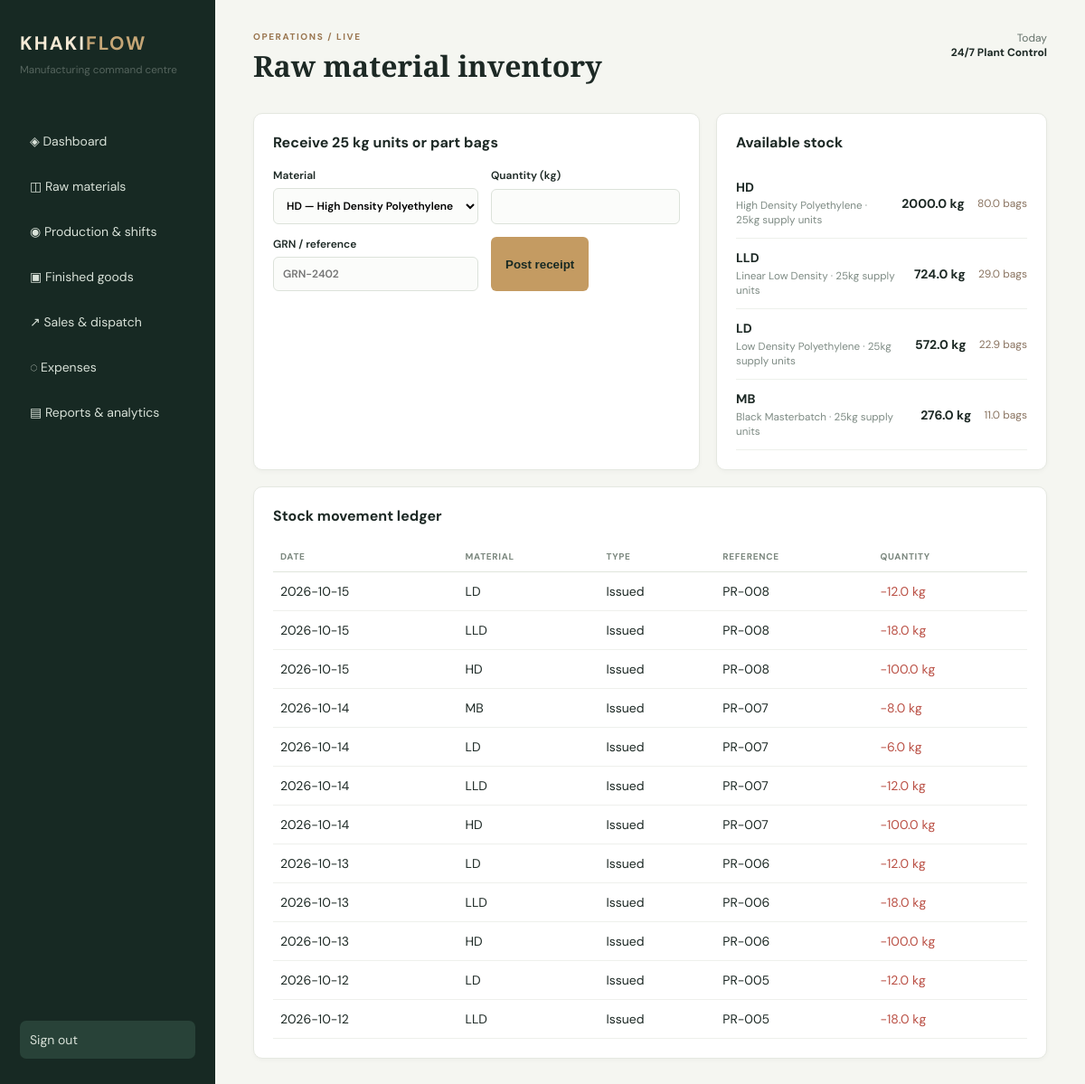
The app's page /raw-materials (signed in) with its own data.
### models.py (models this page shows)
class RawMaterial(db.Model):
    id = db.Column(db.Integer, primary_key=True); code = db.Column(db.String(12), unique=True, nullable=False); name = db.Column(db.String(50), nullable=False); unit_cost = db.Column(db.Float, nullable=False)

class MaterialMovement(db.Model):
    id = db.Column(db.Integer, primary_key=True); material_id = db.Column(db.Integer, db.ForeignKey('raw_material.id'), nullable=False); movement_date = db.Column(db.Date, nullable=False); movement_type = db.Column(db.String(20), nullable=False); quantity_kg = db.Column(db.Float, nullable=False); reference = db.Column(db.String(40), nullable=False); material = db.relationship('RawMaterial')

### app.py (the view, shortened to what this page needs)
 @app.route('/raw-materials',methods=['GET','POST'])
 def raw_materials():
  return render_template('raw_materials.html',materials=RawMaterial.query.all(),moves=MaterialMovement.query.order_by(MaterialMovement.id.desc()).limit(12).all())

### app.py (called while the page is built)
def stock(mid): return round(sum(x.quantity_kg for x in MaterialMovement.query.filter_by(material_id=mid)),2)

### templates/raw_materials.html
{%extends 'base.html'%}{%set title='Raw material inventory'%}{%block content%}<section class="grid two"><article><h2>Receive 25 kg units or part bags</h2><form method="post" class="formgrid"><label>Material<select name="material_id">{%for m in materials%}<option value="{{m.id}}">{{m.code}} — {{m.name}}</option>{%endfor%}</select></label><label>Quantity (kg)<input name="quantity" type="number" step=".1" required></label><label>GRN / reference<input name="reference" placeholder="GRN-2402"></label><button>Post receipt</button></form></article><article><h2>Available stock</h2>{%for m in materials%}<div class="stockline"><span><b>{{m.code}}</b><small>{{m.name}} · 25kg supply units</small></span><b>{{stock(m.id)}} kg</b><em>{{(stock(m.id)/25)|round(1)}} bags</em></div>{%endfor%}</article></section><article><h2>Stock movement ledger</h2><table><tr><th>Date</th><th>Material</th><th>Type</th><th>Reference</th><th>Quantity</th></tr>{%for x in moves%}<tr><td>{{x.movement_date}}</td><td>{{x.material.code}}</td><td>{{x.movement_type}}</td><td>{{x.reference}}</td><td class="{{'red' if x.quantity_kg<0 else 'green'}}">{{x.quantity_kg}} kg</td></tr>{%endfor%}</table></article>{%endblock%}

### static/style.css (style rules this page uses)
* { box-sizing:border-box }
body { margin:0;background:#f5f6f1;color:#1d2925;font:14px 'DM Sans',sans-serif }
.kpis>div,article { background:#fff;border:1px solid #e5e8e1;border-radius:10px;padding:21px;box-shadow:0 2px 5px #17292308 }
.kpis small,.muted,small { color:#7e8b84 }
.red { color:#ba5045 }
.grid { display:grid;gap:18px;margin-bottom:18px }
.two { grid-template-columns:1.35fr 1fr }
h2 { margin:0 0 18px;font-size:16px }
.stockline { display:grid;grid-template-columns:1fr auto auto;gap:14px;align-items:center;padding:12px 0;border-bottom:1px solid #edf0eb }
.stockline small { display:block;margin-top:3px }
.stockline em { font-style:normal;color:#8a7461;font-size:12px;text-align:right }
table { width:100%;border-collapse:collapse;text-align:left }
th { font-size:10px;text-transform:uppercase;letter-spacing:.7px;color:#7c887f;padding:10px 8px;border-bottom:1px solid #dfe5dc }
td { padding:12px 8px;border-bottom:1px solid #eef0ec }
.formgrid { display:grid;grid-template-columns:1fr 1fr;gap:14px }
.formgrid label { display:grid;gap:6px;font-size:12px;font-weight:600 }
input,select { border:1px solid #dce2da;border-radius:6px;padding:10px;font:inherit;background:#fbfcfa }
button { border:0;border-radius:6px;background:#c49b62;color:#172923;padding:12px 16px;font-weight:bold;cursor:pointer;width:max-content }

### records on screen
RawMaterial: code "HD", name "High Density Polyethylene"
MaterialMovement: quantity_kg.quantity_kg "2000.0", (stock(m.id)/25)|round(1) "80.0"
RawMaterial: code "LLD", name "Linear Low Density"
MaterialMovement: quantity_kg.quantity_kg "724.0", (stock(m.id)/25)|round(1) "29.0"
RawMaterial: code "LD", name "Low Density Polyethylene"
MaterialMovement: quantity_kg.quantity_kg "572.0", (stock(m.id)/25)|round(1) "22.9"
RawMaterial: code "MB", name "Black Masterbatch"
MaterialMovement: quantity_kg.quantity_kg "276.0", (stock(m.id)/25)|round(1) "11.0"
MaterialMovement: movement_date "2026-10-15", material.code "LD", movement_type "Issued", reference "PR-008", quantity_kg "-12.0"
MaterialMovement: movement_date "2026-10-15", material.code "LLD", movement_type "Issued", reference "PR-008", quantity_kg "-18.0"
MaterialMovement: movement_date "2026-10-15", material.code "HD", movement_type "Issued", reference "PR-008", quantity_kg "-100.0"
MaterialMovement: movement_date "2026-10-14", material.code "MB", movement_type "Issued", reference "PR-007", quantity_kg "-8.0"
MaterialMovement: movement_date "2026-10-14", material.code "LD", movement_type "Issued", reference "PR-007", quantity_kg "-6.0"
MaterialMovement: movement_date "2026-10-14", material.code "LLD", movement_type "Issued", reference "PR-007", quantity_kg "-12.0"
MaterialMovement: movement_date "2026-10-14", material.code "HD", movement_type "Issued", reference "PR-007", quantity_kg "-100.0"
MaterialMovement: movement_date "2026-10-13", material.code "LD", movement_type "Issued", reference "PR-006", quantity_kg "-12.0"
MaterialMovement: movement_date "2026-10-13", material.code "LLD", movement_type "Issued", reference "PR-006", quantity_kg "-18.0"
MaterialMovement: movement_date "2026-10-13", material.code "HD", movement_type "Issued", reference "PR-006", quantity_kg "-100.0"
MaterialMovement: movement_date "2026-10-12", material.code "LD", movement_type "Issued", reference "PR-005", quantity_kg "-12.0"
MaterialMovement: movement_date "2026-10-12", material.code "LLD", movement_type "Issued", reference "PR-005", quantity_kg "-18.0"

### other values on screen
{{ title|default('Business overview') }} "Raw material inventory"
{{ now|default('Today') }} "Today"
form field material_id "HD — High Density Polyethylene"
